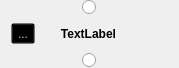
<?xml version="1.0" encoding="UTF-8"?>
<ui version="4.0">
 <class>Form</class>
 <widget class="QWidget" name="Form">
  <property name="geometry">
   <rect>
    <x>0</x>
    <y>0</y>
    <width>179</width>
    <height>68</height>
   </rect>
  </property>
  <property name="sizePolicy">
   <sizepolicy hsizetype="Preferred" vsizetype="Fixed">
    <horstretch>0</horstretch>
    <verstretch>0</verstretch>
   </sizepolicy>
  </property>
  <property name="windowTitle">
   <string>Form</string>
  </property>
  <layout class="QVBoxLayout" name="verticalLayout_2">
   <property name="topMargin">
    <number>0</number>
   </property>
   <property name="bottomMargin">
    <number>0</number>
   </property>
   <item>
    <layout class="QVBoxLayout" name="verticalLayout">
     <property name="spacing">
      <number>0</number>
     </property>
     <item>
      <layout class="QHBoxLayout" name="inputHorizontalLayout">
       <property name="spacing">
        <number>0</number>
       </property>
       <item>
        <widget class="NodeWidget" name="inputRadioButton">
         <property name="sizePolicy">
          <sizepolicy hsizetype="Fixed" vsizetype="Fixed">
           <horstretch>0</horstretch>
           <verstretch>0</verstretch>
          </sizepolicy>
         </property>
         <property name="layoutDirection">
          <enum>Qt::LeftToRight</enum>
         </property>
         <property name="autoFillBackground">
          <bool>false</bool>
         </property>
         <property name="text">
          <string/>
         </property>
         <property name="checkable">
          <bool>true</bool>
         </property>
         <property name="autoExclusive">
          <bool>false</bool>
         </property>
        </widget>
       </item>
      </layout>
     </item>
     <item>
      <layout class="QHBoxLayout" name="centralHorizontalLayout">
       <property name="spacing">
        <number>0</number>
       </property>
       <item>
        <widget class="QToolButton" name="errorButton">
         <property name="enabled">
          <bool>false</bool>
         </property>
         <property name="autoFillBackground">
          <bool>false</bool>
         </property>
         <property name="styleSheet">
          <string notr="true">background: transparent;</string>
         </property>
         <property name="text">
          <string>...</string>
         </property>
         <property name="icon">
          <iconset>
           <normaloff>../resources/alert-triangle.png</normaloff>
           <disabledoff>../resources/transparent.png</disabledoff>
           <disabledon>../resources/transparent.png</disabledon>../resources/alert-triangle.png</iconset>
         </property>
         <property name="autoRaise">
          <bool>false</bool>
         </property>
        </widget>
       </item>
       <item>
        <widget class="QLabel" name="label">
         <property name="sizePolicy">
          <sizepolicy hsizetype="Expanding" vsizetype="Preferred">
           <horstretch>0</horstretch>
           <verstretch>0</verstretch>
          </sizepolicy>
         </property>
         <property name="font">
          <font>
           <weight>75</weight>
           <bold>true</bold>
          </font>
         </property>
         <property name="text">
          <string>TextLabel</string>
         </property>
         <property name="alignment">
          <set>Qt::AlignCenter</set>
         </property>
        </widget>
       </item>
       <item>
        <spacer name="horizontalSpacer">
         <property name="orientation">
          <enum>Qt::Horizontal</enum>
         </property>
         <property name="sizeType">
          <enum>QSizePolicy::Fixed</enum>
         </property>
         <property name="sizeHint" stdset="0">
          <size>
           <width>26</width>
           <height>20</height>
          </size>
         </property>
        </spacer>
       </item>
      </layout>
     </item>
     <item>
      <layout class="QVBoxLayout" name="inputRowVerticalLayout">
       <property name="spacing">
        <number>3</number>
       </property>
      </layout>
     </item>
     <item>
      <layout class="QHBoxLayout" name="outputHorizontalLayout">
       <property name="spacing">
        <number>0</number>
       </property>
       <item>
        <widget class="NodeWidget" name="outputRadioButton">
         <property name="sizePolicy">
          <sizepolicy hsizetype="Fixed" vsizetype="Fixed">
           <horstretch>0</horstretch>
           <verstretch>0</verstretch>
          </sizepolicy>
         </property>
         <property name="text">
          <string/>
         </property>
         <property name="checkable">
          <bool>true</bool>
         </property>
         <property name="autoExclusive">
          <bool>false</bool>
         </property>
        </widget>
       </item>
      </layout>
     </item>
    </layout>
   </item>
  </layout>
 </widget>
 <customwidgets>
  <customwidget>
   <class>NodeWidget</class>
   <extends>QRadioButton</extends>
   <header>widgets/node</header>
  </customwidget>
 </customwidgets>
 <resources/>
 <connections/>
</ui>
